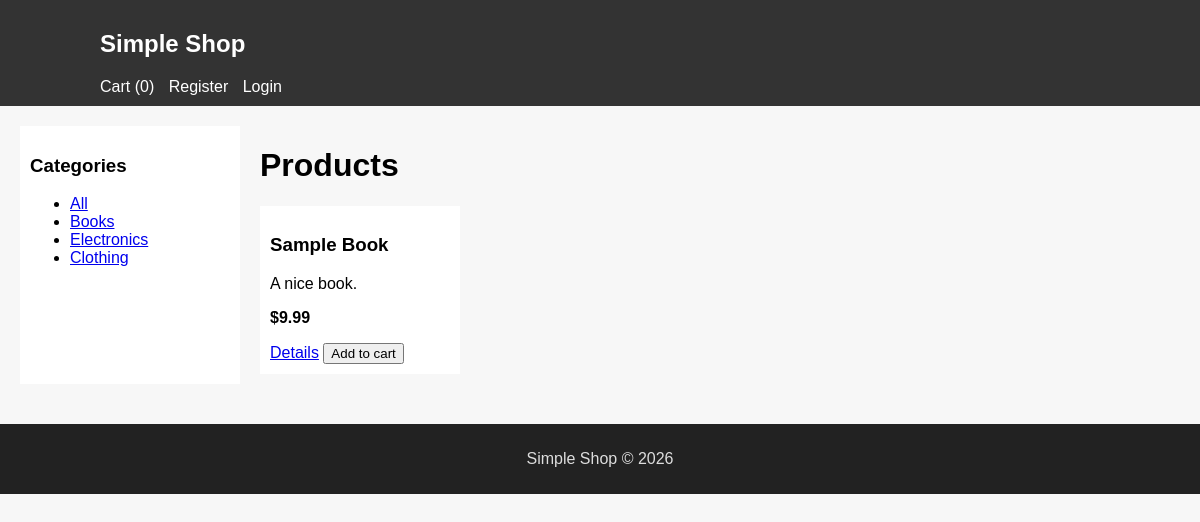
Screenshot of /?cat=1 with the database file from the repository.
### tables this page shows
CREATE TABLE `product_categories` (
  `id` INT AUTO_INCREMENT PRIMARY KEY,
  `name` VARCHAR(100) NOT NULL
);

CREATE TABLE `product` (
  `id` INT AUTO_INCREMENT PRIMARY KEY,
  `name` VARCHAR(255) NOT NULL,
  `description` TEXT,
  `price` DECIMAL(10,2) NOT NULL DEFAULT 0.00,
  `category_id` INT DEFAULT NULL,
  `image` VARCHAR(255) DEFAULT NULL,
  FOREIGN KEY (category_id) REFERENCES product_categories(id) ON DELETE SET NULL
);

### public/index.php (the view, shortened to what this page needs)
<?php
$pdo = $GLOBALS['pdo'];
$cats = $pdo->query('SELECT * FROM product_categories')->fetchAll();
$cat_id = isset($_GET['cat']) ? (int)$_GET['cat'] : null;
if ($cat_id) {
    $stmt = $pdo->prepare('SELECT * FROM product WHERE category_id = ?');
    $stmt->execute([$cat_id]);
    $products = $stmt->fetchAll();
} else {
    $products = $pdo->query('SELECT * FROM product')->fetchAll();
}
?>
<!doctype html>
<html>
<head>
  <link rel="stylesheet" href="/assets/style.css">
</head>
<body>
<?php include __DIR__ . '/../includes/header.php'; ?>
<div class="container">
  <aside class="sidebar">
    <h3>Categories</h3>
    <ul>
      <li><a href="/">All</a></li>
      <?php foreach ($cats as $c): ?>
        <li><a href="/?cat=<?=$c['id']?>"><?=htmlspecialchars($c['name'])?></a></li>
      <?php endforeach; ?>
    </ul>
  </aside>
  <main>
    <h1>Products</h1>
    <div class="products">
      <?php foreach ($products as $p): ?>
        <div class="product">
          <h3><?=htmlspecialchars($p['name'])?></h3>
          <p><?=htmlspecialchars($p['description'])?></p>
          <p><strong>$<?=number_format($p['price'],2)?></strong></p>
          <a href="/product.php?id=<?=$p['id']?>">Details</a>
          <form method="post" action="/cart.php" style="display:inline">
            <button type="submit">Add to cart</button>
          </form>
        </div>
      <?php endforeach; ?>
    </div>
  </main>
</div>
<?php include __DIR__ . '/../includes/footer.php'; ?>
</body>
</html>

### public/assets/style.css (style rules this page uses)
body { font-family:Arial,Helvetica,sans-serif;margin:0;padding:0;background:#f7f7f7 }
.container { display:flex;gap:20px;padding:20px }
.sidebar { width:200px;background:#fff;padding:10px }
.product { background:#fff;padding:10px;margin-bottom:10px }
.products { display:grid;grid-template-columns:repeat(auto-fill,minmax(200px,1fr));gap:10px }

### rows the page displays
product_categories: name "Books"
product_categories: name "Electronics"
product_categories: name "Clothing"
product: name "Sample Book", description "A nice book.", price "9.99"

### other values shown
cart_count() "0"
